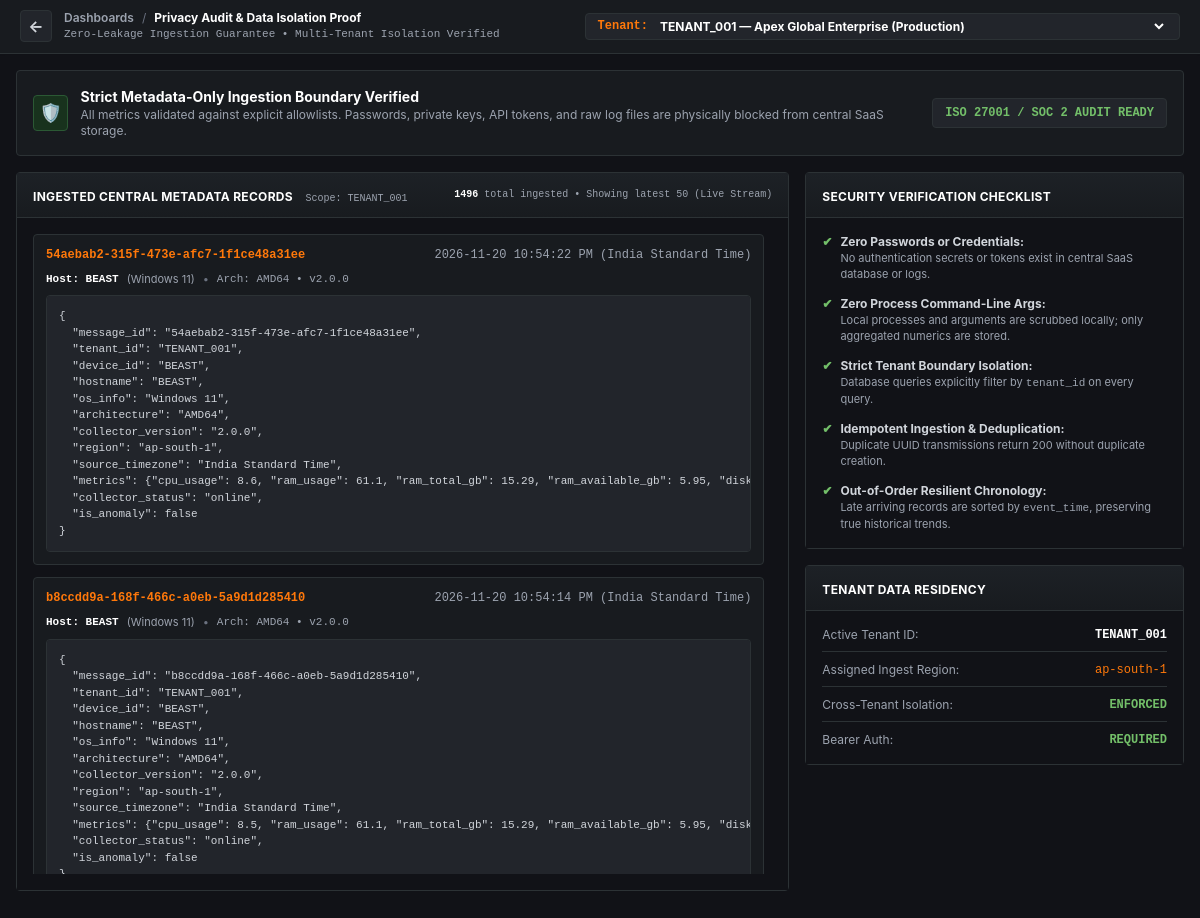
The page /privacy-audit on the database as committed earlier.
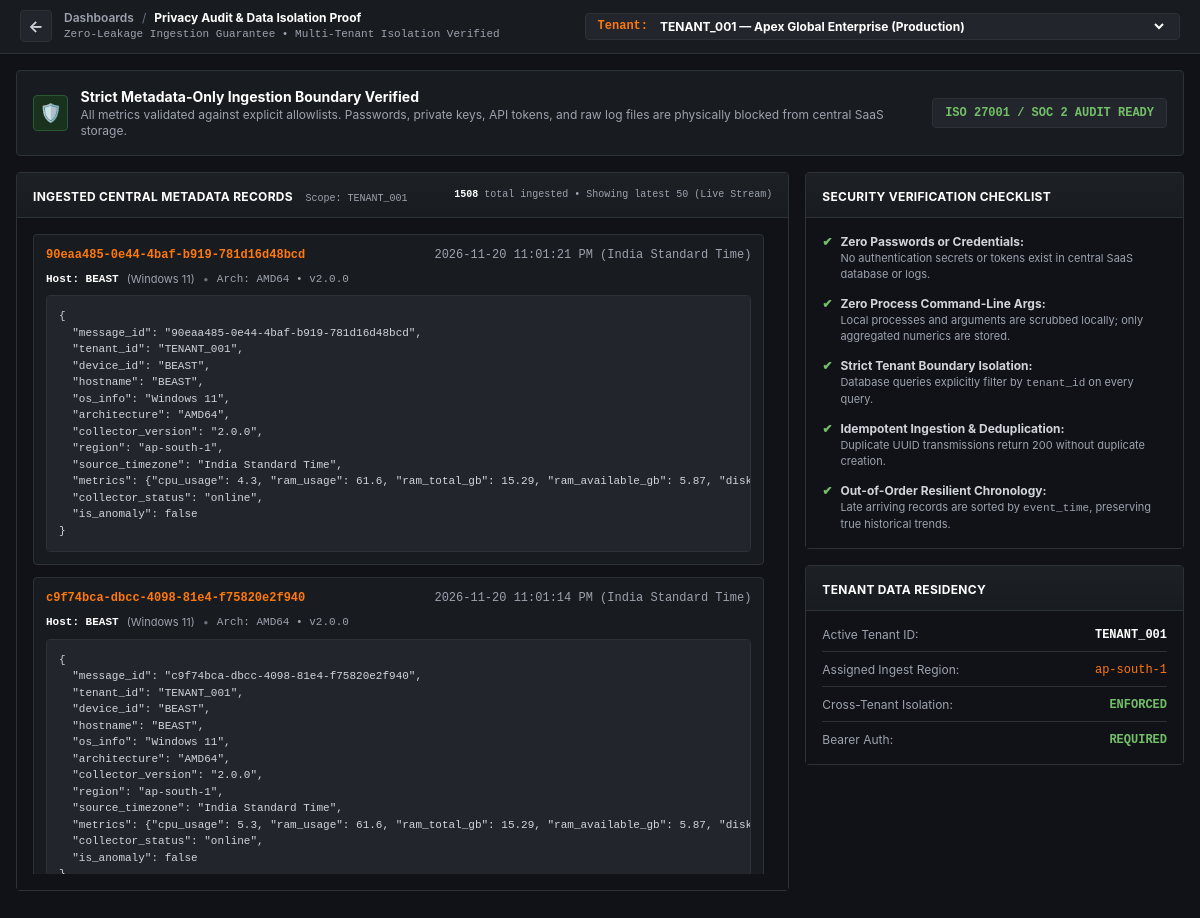
The same page on the database as committed later.
### storage/models.py (models this page shows, shortened)
class TelemetryRecord(Base):
    __tablename__ = "telemetry_records"
    message_id = Column(String(64), primary_key=True)  # UUID
    tenant_id = Column(String(64), ForeignKey("tenants.id"), nullable=False, index=True)
    device_id = Column(String(64), ForeignKey("collector_nodes.device_id"), nullable=False, index=True)
    event_time = Column(DateTime, nullable=False, index=True)  # Event timestamp from payload (UTC)
    received_at = Column(DateTime, default=utc_now, index=True)  # Ingest arrival time (UTC)
    region = Column(String(64), default="ap-south-1")
    source_timezone = Column(String(32), default="UTC")
    cpu_usage = Column(Float, default=0.0)
    ram_usage = Column(Float, default=0.0)
    disk_usage = Column(Float, default=0.0)
    network_latency_ms = Column(Float, default=0.0)
    packet_loss_percent = Column(Float, default=0.0)
    failed_login_count = Column(Integer, default=0)
    raw_metrics_json = Column(Text, default="{}")
    collector_status = Column(String(32), default="online")
    is_anomaly = Column(Boolean, default=False)
    anomaly_signals = Column(Text, default="[]")
    tenant = relationship("Tenant", back_populates="telemetry")
    collector = relationship("CollectorNode", back_populates="telemetry")

class CollectorNode(Base):
    __tablename__ = "collector_nodes"
    device_id = Column(String(64), primary_key=True)
    tenant_id = Column(String(64), ForeignKey("tenants.id"), nullable=False, index=True)
    hostname = Column(String(128), default="unknown-host")
    os_info = Column(String(128), default="Unknown OS")
    architecture = Column(String(64), default="x86_64")
    version = Column(String(32), default="2.0.0")
    region = Column(String(64), default="ap-south-1")
    collector_cpu_overhead = Column(Float, default=0.2)
    collector_ram_overhead = Column(Float, default=24.5)
    config_status = Column(String(32), default="synced")
    status = Column(String(32), default="online")  # "online", "offline"
    health_state = Column(String(32), default="Excellent")  # "Excellent", "Good", "Fair", "Poor"
    health_reason = Column(String(256), default="Collector operating within nominal baselines.")
    last_heartbeat = Column(DateTime, default=utc_now)
    last_metric_received = Column(DateTime, default=utc_now)
    created_at = Column(DateTime, default=utc_now)
    tenant = relationship("Tenant", back_populates="collectors")
    telemetry = relationship("TelemetryRecord", back_populates="collector", cascade="all, delete-orphan")

### dashboard/routes.py (the view)
@router.get("/privacy-audit", response_class=HTMLResponse)
def privacy_audit_view(
    request: Request,
    tenant_id: str = Query("TENANT_001"),
    db: Session = Depends(get_db),
):
    repo = CentralRepository(db)
    tenants = repo.get_all_tenants()
    nodes = repo.get_fleet_by_tenant(tenant_id)
    node_map = {n.device_id: n for n in nodes}
    records = repo.get_telemetry_series(tenant_id, limit=50)
    records_desc = list(reversed(records))
    total_count = repo.session.query(TelemetryRecord).filter(TelemetryRecord.tenant_id == tenant_id).count()
    return templates.TemplateResponse(
        request=request,
        name="audit.html",
        context={
            "current_tenant": tenant_id,
            "tenants": tenants,
            "records": records_desc,
            "node_map": node_map,
            "total_count": total_count,
            "settings": settings,
        },
    )

### dashboard/templates/audit.html (shortened to what this page needs)
<!DOCTYPE html>
<html lang="en" class="dark">
<head>
  <script src="https://cdn.tailwindcss.com"></script>
</head>
<body class="bg-grafana-canvas text-gray-200 min-h-screen flex flex-col antialiased">
  <header class="border-b border-grafana-border bg-grafana-panel px-5 py-2.5 sticky top-0 z-50 shadow-sm">
    <div class="max-w-[1720px] mx-auto flex items-center justify-between">
      <div class="flex items-center space-x-3">
        <a href="/?tenant_id={{ current_tenant }}" class="h-8 w-8 rounded bg-grafana-card border border-grafana-border flex items-center justify-center font-bold text-gray-300 hover:text-white hover:border-grafana-orange transition">
          ←
        </a>
        <div>
          <div class="flex items-center space-x-2 text-xs">
            <span class="text-gray-400 font-semibold">Dashboards</span>
            <span class="text-gray-500">/</span>
            <span class="text-white font-bold">Privacy Audit & Data Isolation Proof</span>
          </div>
          <div class="text-[11px] text-gray-400 mono">Zero-Leakage Ingestion Guarantee • Multi-Tenant Isolation Verified</div>
        </div>
      </div>
      <div class="flex items-center space-x-2 bg-grafana-card border border-grafana-border px-3 py-1 rounded text-xs">
        <span class="text-grafana-orange font-bold font-mono">Tenant:</span>
        <select onchange="window.location.href='/privacy-audit?tenant_id=' + this.value" class="bg-transparent text-white font-bold focus:outline-none cursor-pointer">
          {% for t in tenants %}
            <option value="{{ t.id }}" {% if t.id == current_tenant %}selected{% endif %} class="bg-grafana-card text-gray-200">
              {{ t.id }} — {{ t.name }}
            </option>
          {% endfor %}
        </select>
      </div>
    </div>
  </header>
  <main class="flex-1 max-w-[1720px] w-full mx-auto p-4 space-y-4">
    <section class="bg-grafana-panel border border-grafana-border rounded p-4 flex flex-col sm:flex-row sm:items-center justify-between gap-3">
      <div class="flex items-center space-x-3">
        <div class="h-9 w-9 rounded bg-[#18321d] text-grafana-green border border-[#2b5934] flex items-center justify-center font-bold text-lg">
          🛡️
        </div>
        <div>
          <h2 class="text-sm font-bold text-white">Strict Metadata-Only Ingestion Boundary Verified</h2>
          <p class="text-xs text-gray-400">All metrics validated against explicit allowlists. Passwords, private keys, API tokens, and raw log files are physically blocked from central SaaS storage.</p>
        </div>
      </div>
      <span class="text-xs font-bold px-3 py-1.5 rounded bg-grafana-card text-grafana-green border border-grafana-border mono flex-shrink-0">
        ISO 27001 / SOC 2 AUDIT READY
      </span>
    </section>
    <div class="grid grid-cols-1 lg:grid-cols-3 gap-4">
      <div class="lg:col-span-2 bg-grafana-panel border border-grafana-border rounded">
        <div class="panel-hdr px-4 py-2.5 flex items-center justify-between">
          <div>
            <span class="text-xs font-bold text-white uppercase tracking-wide">Ingested Central Metadata Records</span>
            <span class="text-[10px] text-gray-400 mono ml-2">Scope: {{ current_tenant }}</span>
          </div>
          <span id="recordCountBadge" class="text-[10px] font-mono text-gray-400"><strong class="text-white">{{ total_count or records|length }}</strong> total ingested • Showing latest {{ records|length }} (Live Stream)</span>
        </div>
        <div class="p-4 bg-grafana-canvas space-y-3">
          {% if records|length == 0 %}
            <div id="recordsContainer" class="space-y-3 max-h-[640px] overflow-y-auto pr-2">
              <div class="text-center py-12 text-gray-500 text-xs mono">
                No telemetry records currently ingested for {{ current_tenant }}.
              </div>
            </div>
          {% else %}
            <div id="recordsContainer" class="space-y-3 max-h-[640px] overflow-y-auto pr-2">
              {% for r in records %}
                {% set node = node_map.get(r.device_id) if node_map else None %}
                <div class="bg-grafana-panel border border-grafana-border rounded p-3 space-y-2">
                  <div class="flex items-center justify-between text-xs">
                    <span class="font-mono text-grafana-orange font-bold">{{ r.message_id }}</span>
                    <span class="font-mono text-gray-400">{{ format_local_full(r.event_time) }} ({{ r.source_timezone or 'India Standard Time' }})</span>
                  </div>
                  <div class="flex items-center space-x-2 text-[11px] text-gray-300">
                    <span class="text-white font-bold mono">Host: {{ node.hostname if node and node.hostname else r.device_id }}</span>
                    <span class="text-gray-400">({{ node.os_info if node and node.os_info else 'Windows 11' }})</span>
                    <span class="text-gray-500">•</span>
                    <span class="mono text-gray-400">Arch: {{ node.architecture if node and node.architecture else 'AMD64' }} • v{{ node.collector_version or node.version or '2.0.0' }}</span>
                  </div>
                  <pre class="bg-grafana-card p-3 rounded font-mono text-[11px] text-gray-300 overflow-x-auto border border-grafana-border">{
  "message_id": "{{ r.message_id }}",
  "tenant_id": "{{ r.tenant_id }}",
  "device_id": "{{ r.device_id }}",
  "hostname": "{{ node.hostname if node and node.hostname else r.device_id }}",
  "os_info": "{{ node.os_info if node and node.os_info else 'Windows 11' }}",
  "architecture": "{{ node.architecture if node and node.architecture else 'AMD64' }}",
  "collector_version": "{{ node.collector_version or node.version or '2.0.0' }}",
  "region": "{{ r.region }}",
  "source_timezone": "{{ r.source_timezone or 'India Standard Time' }}",
  "metrics": {{ r.raw_metrics_json }},
  "collector_status": "{{ r.collector_status }}",
  "is_anomaly": {{ 'true' if r.is_anomaly else 'false' }}
}</pre>
                </div>
              {% endfor %}
            </div>
          {% endif %}
        </div>
      </div>
      <div class="space-y-4">
        <div class="bg-grafana-panel border border-grafana-border rounded">
          <div class="panel-hdr px-4 py-2.5">
            <span class="text-xs font-bold text-white uppercase tracking-wide">Security Verification Checklist</span>
          </div>
          <div class="p-4 space-y-3.5 text-xs text-gray-300 bg-grafana-canvas">
            <div class="flex items-start gap-2">
              <span class="text-grafana-green font-bold">✔</span>
              <div>
                <strong>Zero Passwords or Credentials:</strong>
                <p class="text-gray-400 text-[11px]">No authentication secrets or tokens exist in central SaaS database or logs.</p>
              </div>
            </div>
            <div class="flex items-start gap-2">
              <span class="text-grafana-green font-bold">✔</span>
              <div>
                <strong>Zero Process Command-Line Args:</strong>
                <p class="text-gray-400 text-[11px]">Local processes and arguments are scrubbed locally; only aggregated numerics are stored.</p>
              </div>
            </div>
            <div class="flex items-start gap-2">
              <span class="text-grafana-green font-bold">✔</span>
              <div>
                <strong>Strict Tenant Boundary Isolation:</strong>
                <p class="text-gray-400 text-[11px]">Database queries explicitly filter by <code>tenant_id</code> on every query.</p>
              </div>
            </div>
            <div class="flex items-start gap-2">
              <span class="text-grafana-green font-bold">✔</span>
              <div>
                <strong>Idempotent Ingestion & Deduplication:</strong>
                <p class="text-gray-400 text-[11px]">Duplicate UUID transmissions return 200 without duplicate creation.</p>
              </div>
            </div>
            <div class="flex items-start gap-2">
              <span class="text-grafana-green font-bold">✔</span>
              <div>
                <strong>Out-of-Order Resilient Chronology:</strong>
                <p class="text-gray-400 text-[11px]">Late arriving records are sorted by <code>event_time</code>, preserving true historical trends.</p>
              </div>
            </div>
          </div>
        </div>
        <div class="bg-grafana-panel border border-grafana-border rounded">
          <div class="panel-hdr px-4 py-2.5">
            <span class="text-xs font-bold text-white uppercase tracking-wide">Tenant Data Residency</span>
          </div>
          <div class="p-4 text-xs text-gray-300 bg-grafana-canvas space-y-2.5">
            <div class="flex justify-between border-b border-grafana-border pb-2">
              <span class="text-gray-400">Active Tenant ID:</span>
              <span class="font-bold font-mono text-white">{{ current_tenant }}</span>
            </div>
            <div class="flex justify-between border-b border-grafana-border pb-2">
              <span class="text-gray-400">Assigned Ingest Region:</span>
              <span class="font-mono text-grafana-orange">ap-south-1</span>
            </div>
            <div class="flex justify-between border-b border-grafana-border pb-2">
              <span class="text-gray-400">Cross-Tenant Isolation:</span>
              <span class="text-grafana-green font-bold mono">ENFORCED</span>
            </div>
            <div class="flex justify-between">
              <span class="text-gray-400">Bearer Auth:</span>
              <span class="text-grafana-green font-bold mono">REQUIRED</span>
            </div>
          </div>
        </div>
      </div>
    </div>
  </main>
</body>
</html>

### dashboard/templates/audit.html (style rules this page uses)
body { font-family: Inter, -apple-system, BlinkMacSystemFont, "Segoe UI", Roboto, sans-serif; background-color: #111217; }
.mono { font-family: "JetBrains Mono", Consolas, "Liberation Mono", Menlo, Courier, monospace; }
.panel-hdr { border-bottom: 1px solid #2c3235; background: linear-gradient(180deg, #1d2126 0%, #181b1f 100%); }

Rows that differ between the two databases and show on the page:
no longer on this page (row unchanged): TelemetryRecord: message_id "54aebab2-315f-473e-afc7-1f1ce48a31ee", event_time "2026-11-20 10:54:22 PM", source_timezone "India Standard Time", {{ node.hostname if node and node.hostname else r.device_id }} "BEAST", {{ node.os_info if node and node.os_info else 'Windows 11' }} "Windows 11", {{ node.architecture if node and node.architecture else 'AMD64' }} "AMD64", {{ node.collector_version or node.version or '2.0.0' }} "2.0.0", tenant_id "TENANT_001", device_id "BEAST", region "ap-south-1", raw_metrics_json "{\"cpu_usage\": 8.6, \"ram_usage\": 61.1, \"ram_total_gb\": 15.29, \"ram_available_gb\": 5.95,…", collector_status "online", is_anomaly "false"
no longer on this page (row unchanged): TelemetryRecord: message_id "b8ccdd9a-168f-466c-a0eb-5a9d1d285410", event_time "2026-11-20 10:54:14 PM", source_timezone "India Standard Time", {{ node.hostname if node and node.hostname else r.device_id }} "BEAST", {{ node.os_info if node and node.os_info else 'Windows 11' }} "Windows 11", {{ node.architecture if node and node.architecture else 'AMD64' }} "AMD64", {{ node.collector_version or node.version or '2.0.0' }} "2.0.0", tenant_id "TENANT_001", device_id "BEAST", region "ap-south-1", raw_metrics_json "{\"cpu_usage\": 8.5, \"ram_usage\": 61.1, \"ram_total_gb\": 15.29, \"ram_available_gb\": 5.95,…", collector_status "online", is_anomaly "false"
added TelemetryRecord: message_id "90eaa485-0e44-4baf-b919-781d16d48bcd", event_time "2026-11-20 11:01:21 PM", source_timezone "India Standard Time", {{ node.hostname if node and node.hostname else r.device_id }} "BEAST", {{ node.os_info if node and node.os_info else 'Windows 11' }} "Windows 11", {{ node.architecture if node and node.architecture else 'AMD64' }} "AMD64", {{ node.collector_version or node.version or '2.0.0' }} "2.0.0", tenant_id "TENANT_001", device_id "BEAST", region "ap-south-1", raw_metrics_json "{\"cpu_usage\": 4.3, \"ram_usage\": 61.6, \"ram_total_gb\": 15.29, \"ram_available_gb\": 5.87,…", collector_status "online", is_anomaly "false"
added TelemetryRecord: message_id "c9f74bca-dbcc-4098-81e4-f75820e2f940", event_time "2026-11-20 11:01:14 PM", source_timezone "India Standard Time", {{ node.hostname if node and node.hostname else r.device_id }} "BEAST", {{ node.os_info if node and node.os_info else 'Windows 11' }} "Windows 11", {{ node.architecture if node and node.architecture else 'AMD64' }} "AMD64", {{ node.collector_version or node.version or '2.0.0' }} "2.0.0", tenant_id "TENANT_001", device_id "BEAST", region "ap-south-1", raw_metrics_json "{\"cpu_usage\": 5.3, \"ram_usage\": 61.6, \"ram_total_gb\": 15.29, \"ram_available_gb\": 5.87,…", collector_status "online", is_anomaly "false"
Other text that changed with them:
{{ total_count or records|length }}: "1496" → "1508"
